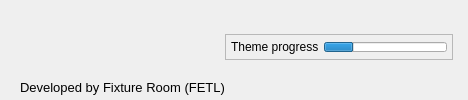
        <widget class="QWidget" name="footer" native="true">
         <property name="maximumSize">
          <size>
           <width>16777215</width>
           <height>16777215</height>
          </size>
         </property>
         <layout class="QHBoxLayout" name="horizontalLayout_4">
          <property name="spacing">
           <number>0</number>
          </property>
          <property name="leftMargin">
           <number>20</number>
          </property>
          <property name="topMargin">
           <number>0</number>
          </property>
          <property name="rightMargin">
           <number>0</number>
          </property>
          <property name="bottomMargin">
           <number>5</number>
          </property>
          <item alignment="Qt::AlignLeft|Qt::AlignBottom">
           <widget class="QLabel" name="label_6">
            <property name="font">
             <font>
              <family>Segoe UI</family>
              <pointsize>10</pointsize>
              <weight>50</weight>
              <italic>false</italic>
              <bold>false</bold>
              <underline>false</underline>
              <strikeout>false</strikeout>
             </font>
            </property>
            <property name="text">
             <string>Developed by Fixture Room (FETL)</string>
            </property>
           </widget>
          </item>
          <item alignment="Qt::AlignHCenter|Qt::AlignVCenter">
           <widget class="QFrame" name="frame_2">
            <property name="frameShape">
             <enum>QFrame::StyledPanel</enum>
            </property>
            <property name="frameShadow">
             <enum>QFrame::Raised</enum>
            </property>
            <layout class="QHBoxLayout" name="horizontalLayout_5">
             <property name="spacing">
              <number>5</number>
             </property>
             <property name="leftMargin">
              <number>5</number>
             </property>
             <property name="topMargin">
              <number>5</number>
             </property>
             <property name="rightMargin">
              <number>5</number>
             </property>
             <property name="bottomMargin">
              <number>5</number>
             </property>
             <item>
              <widget class="QLabel" name="theme">
               <property name="text">
                <string>Theme progress</string>
               </property>
              </widget>
             </item>
             <item>
              <widget class="QProgressBar" name="activityProgress">
               <property name="minimumSize">
                <size>
                 <width>0</width>
                 <height>0</height>
                </size>
               </property>
               <property name="maximumSize">
                <size>
                 <width>16777215</width>
                 <height>10</height>
                </size>
               </property>
               <property name="font">
                <font>
                 <pointsize>20</pointsize>
                </font>
               </property>
               <property name="maximum">
                <number>100</number>
               </property>
               <property name="value">
                <number>24</number>
               </property>
               <property name="textVisible">
                <bool>false</bool>
               </property>
              </widget>
             </item>
            </layout>
           </widget>
          </item>
          <item alignment="Qt::AlignBottom">
           <widget class="QFrame" name="sizeGrip">
            <property name="minimumSize">
             <size>
              <width>15</width>
              <height>15</height>
             </size>
            </property>
            <property name="maximumSize">
             <size>
              <width>15</width>
              <height>15</height>
             </size>
            </property>
            <property name="frameShape">
             <enum>QFrame::NoFrame</enum>
            </property>
            <property name="frameShadow">
             <enum>QFrame::Raised</enum>
            </property>
           </widget>
          </item>
         </layout>
        </widget>
